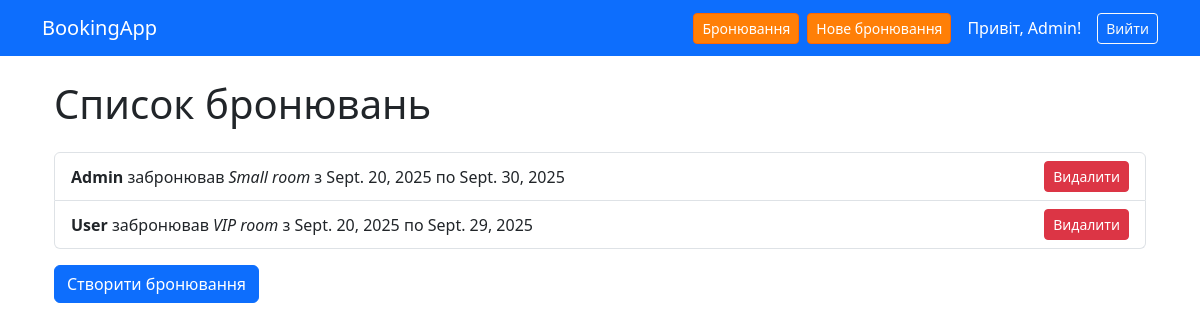
/bookings/ (signed in), run on an earlier commit of the app's database.
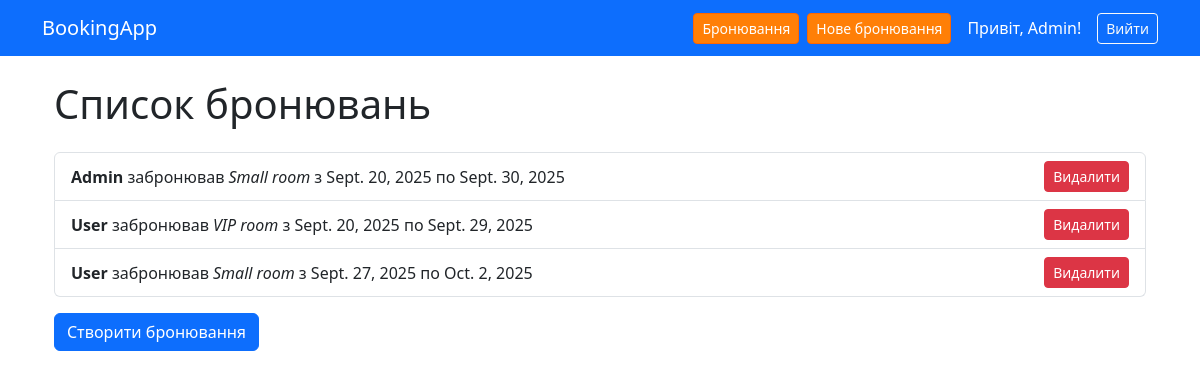
And on a later commit of the database.
### booking_app/models.py (models this page shows, shortened)
class Booking(models.Model):
    customer = models.ForeignKey(Customer, on_delete=models.CASCADE)
    room = models.ForeignKey(Room, on_delete=models.CASCADE)
    check_in = models.DateField()
    check_out = models.DateField()

class Customer(models.Model):
    user = models.OneToOneField(User, on_delete=models.CASCADE)
    phone = models.CharField(max_length=20)
    def __str__(self):
        return self.user.username

class Room(models.Model):
    name = models.CharField(max_length=200)
    capacity = models.IntegerField()
    price_per_night = models.DecimalField(max_digits=8, decimal_places=2)
    def __str__(self):
        return self.name

### booking_app/views.py (the view)
# urls.py: path("bookings/", views.booking_list, name="booking_list"),
@login_required
def booking_list(request):
    if not request.user.is_staff:
        return redirect("room_list")
    bookings = Booking.objects.all()
    return render(request, "booking_list.html", {"bookings": bookings})

### booking_app/templates/booking_list.html (shortened to what this page needs)
{% extends "base.html" %}
{% block content %}
<div class="container mt-4">
    <h1 class="mb-4">Список бронювань</h1>
    <ul class="list-group">
        {% for booking in bookings %}
            <li class="list-group-item d-flex justify-content-between align-items-center">
                <div>
                    <strong>{{ booking.customer }}</strong> забронював
                    <em>{{ booking.room }}</em>
                    з {{ booking.check_in }} по {{ booking.check_out }}
                </div>
                <a href="{% url 'cancel_booking' booking.id %}" class="btn btn-danger btn-sm">Видалити</a>
            </li>
        {% empty %}
            <li class="list-group-item text-muted">Немає бронювань</li>
        {% endfor %}
    </ul>
    <div class="mt-3">
        <a href="{% url 'create_booking' %}" class="btn btn-primary">Створити бронювання</a>
    </div>
</div>
{% endblock %}

What changed in the data, as far as the page shows it:
added Booking: customer "User", room "Small room", check_in "Sept. 27, 2025", check_out "Oct. 2, 2025"
